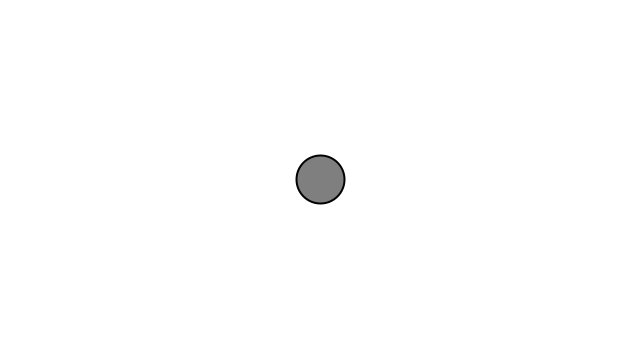
Frame 1 (no input)
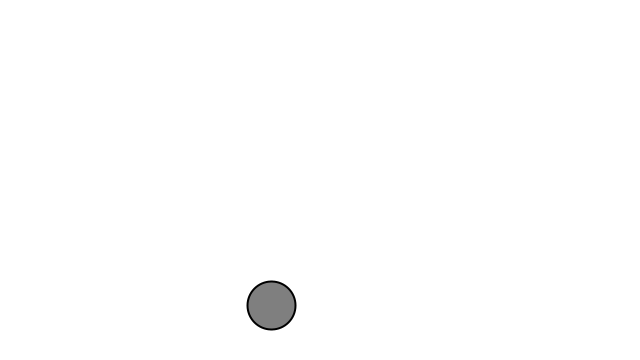
Frame 60 (the mouse pressed at the canvas centre just before this capture)
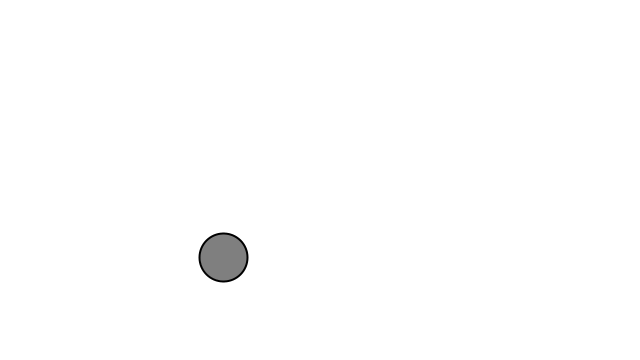
Frame 120 (the mouse held since frame 60 and released just before this capture)

The Processing sketch that drew these frames (run headless with seeded random() and noise(); from frame 60 on, the mouse is pressed at the canvas centre):

// Processing sketch: Exercise_1_6_Walker_Perlin_Noise_Acceleration
// ── Exercise_1_6_Walker_Perlin_Noise_Acceleration.pde
// The Nature of Code
// Daniel Shiffman
// http://natureofcode.com

Mover mover;

void setup() {
  size(640,360);
  mover = new Mover(); 
}

void draw() {
  background(255);
  
  mover.update();
  mover.checkEdges();
  mover.display(); 
}  
  
// The Nature of Code
// Daniel Shiffman
// http://natureofcode.com

class Mover {

  PVector position;
  PVector velocity;
  PVector acceleration;
  float topspeed;
  
  float x = 0;
  float y = 100;
  float increment = .02;

  Mover() {
    position = new PVector(width/2, height/2);
    velocity = new PVector(0, 0);
    topspeed = 6;
  }

  void update() {
    //acceleration = PVector.random2D();
    //acceleration.mult(random(2));
    
    acceleration = new PVector(map(noise(x), 0, 1, -1, 1), map(noise(y), 0, 1, -1, 1));
    
    println("accelleration:\t" + acceleration);
    println("velocity:\t" + velocity);
    
    velocity.add(acceleration);
    velocity.limit(topspeed);
    position.add(velocity);
    
    x += increment;
    y += increment; 
  }

  void display() {
    stroke(0);
    strokeWeight(2);
    fill(127);
    ellipse(position.x, position.y, 48, 48);
  }

  void checkEdges() {

    if (position.x > width) {
      position.x = 0;
    } 
    else if (position.x < 0) {
      position.x = width;
    }

    if (position.y > height) {
      position.y = 0;
    } 
    else if (position.y < 0) {
      position.y = height;
    }
  }
}
